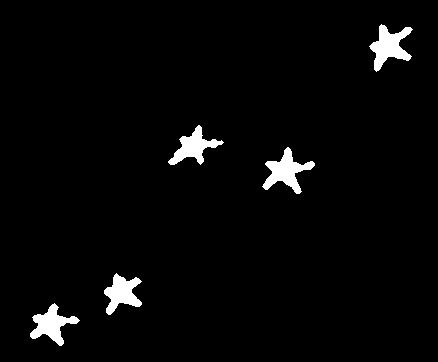
%> input picture assignment/test/Hebblewhite_Ethan_HEB16608921/JustStarFishLeft.jpg, 438 x 362 px
$ octave Task4.m   (GNU Octave 9; MATLAB toolbox functions it lacks are replaced by stand-ins)
%> lines starting %> are read from the running program, lines starting %| are printed output that depends on the picture; in (x1, y1, x2, y2) boxes, pixels count from 0 and x2, y2 are one past the last pixel; in counts of white or black regions, pixels touching at a corner belong together; the program's own positions count from 1
% MATLAB script for Assessment Item-1
% Task-4
clear; close all; clc;

%reads images and sets them to a variable
IMG_1 = imread('JustStarFishLeft.jpg');
%> IMG_1 is the input picture: size 362x438 uint8; min 0, max 255, mean 7.4
IMG_2 = imread('Binary_Image_Of_Original.jpg');
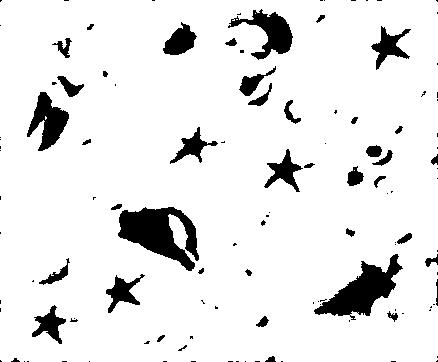
%> input picture assignment/test/Hebblewhite_Ethan_HEB16608921/Binary_Image_Of_Original.jpg, 438 x 362 px
%> IMG_2 is the input picture: size 362x438 uint8; min 0, max 255, mean 231.8

%turns the images into binary images as they seem to have changed from
%binary once saved.
Binary_Image_1 = imbinarize(IMG_1);
%> Binary_Image_1: size 362x438 logical; 2.9% white; 5 white regions, box (x1, y1, x2, y2) and area: (262, 147, 315, 194) 1001, (369, 24, 413, 72) 989, (30, 303, 80, 346) 895, (168, 125, 224, 165) 852, (104, 273, 142, 315) 847
Binary_Image_2 = imbinarize(IMG_2);
%> Binary_Image_2: size 362x438 logical; 91% white; 119 black regions (78 under 20 px), largest, box (x1, y1, x2, y2) and area: (118, 207, 199, 271) 2789, (314, 254, 403, 320) 2327, (228, 9, 293, 60) 1301

%Converts image from 1 being nothing to 1 being something and 0 meaining
%nothing. this is only done with the "Binary_Image_Of_Original" as when it
%is written it was in the opposite to how we want it.
for Y_Loop = 1: 362
    for X_Loop = 1: 438

        if(Binary_Image_2(Y_Loop, X_Loop) == 1)

           Binary_Image_2(Y_Loop, X_Loop) = 0;

        elseif (Binary_Image_2(Y_Loop, X_Loop) == 0)

            Binary_Image_2(Y_Loop, X_Loop) = 1;

        end
    end
end
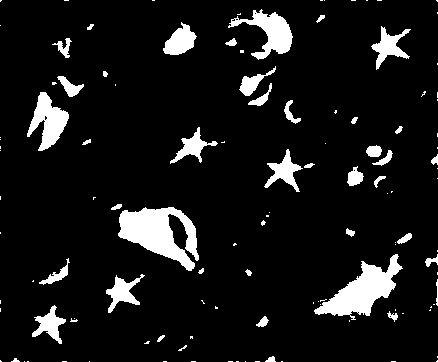
%> Binary_Image_2: size 362x438 logical; 9% white; 119 white regions (78 under 20 px), largest, box (x1, y1, x2, y2) and area: (118, 207, 199, 271) 2789, (314, 254, 403, 320) 2327, (228, 9, 293, 60) 1301


%StarFish boundary and signature creation
B = bwboundaries(Binary_Image_1);
%> B = 5 boundaries; box (x1, y1, x2, y2) and points: (262, 147, 315, 194) 171, (369, 24, 413, 72) 159, (168, 125, 224, 165) 154, (30, 303, 80, 346) 151, (104, 273, 142, 315) 135

%boundary for the star shape
Boundary_Star_Fish = B{1};
%> Boundary_Star_Fish = 151 rows, first 12: [334 31; 333 32; 332 33; 331 34; 330 35; 330 36; 329 37; 328 38; 327 38; 326 39; 325 39; 324 39]

%signature creation for the starfish
%This works out the data for the starfish shape signature, this turns the
%origional data from cartesian to polar data. but before this happens all
%the numbers in column 1 of Boundary_Star_Fish will have the mean of the
%column taken away from evey number in the coloumn then it will have the
%turned from cartesian to polar data, which can now be used for our signatures.
%Theta_StarFish represents an angle
%Radius_starfish represents the radius.
%we minus the mean to

%works out the mean for each column
mean_StarFish_1 = mean(Boundary_Star_Fish(: , 1));
%> mean_StarFish_1 = 325.2
mean_StarFish_2 = mean(Boundary_Star_Fish(: , 2));
%> mean_StarFish_2 = 53.52

[Theta_StarFish, Radius_StarFish] = cart2pol(Boundary_Star_Fish(:,2) - mean_StarFish_2,Boundary_Star_Fish(:,1) - mean_StarFish_1);
%> Theta_StarFish = 151 values, max 3.09 at index 10, min -3.13 at index 11, mean 0.0476; Radius_StarFish = 151 values, max 26.82 at index 79, min 7.05 at index 99, mean 17.08

%other Objects that i have selected from image 2 in the image boundary and signature creation
B = bwboundaries(Binary_Image_2);
%> B = 126 boundaries; largest, box (x1, y1, x2, y2) and points: (118, 207, 199, 271) 329, (314, 254, 403, 320) 291, (228, 9, 293, 60) 239, (27, 92, 69, 151) 182, (371, 26, 411, 70) 160

%boundaries for 4 objects from the image from various locations
Boundary_Object_A = B{14};
%> Boundary_Object_A = 182 rows, first 12: [134 28; 133 29; 132 29; 131 29; 130 30; 129 30; 128 30; 127 31; 126 31; 125 31; 124 32; 123 32]
Boundary_Object_B = B{38};
%> Boundary_Object_B = 97 rows, first 12: [49 164; 49 165; 48 166; 47 166; 46 166; 45 166; 44 166; 43 166; 42 167; 41 168; 41 169; 40 170]
Boundary_Object_C = B{49};
%> Boundary_Object_C = 239 rows, first 12: [27 229; 26 230; 27 231; 26 232; 25 232; 24 231; 24 230; 24 231; 23 232; 22 232; 21 232; 20 232]
Boundary_Object_D = B{70};
%> Boundary_Object_D = 291 rows, first 12: [311 315; 310 316; 310 317; 309 318; 309 319; 308 320; 307 321; 307 322; 307 323; 306 324; 305 323; 304 323]

%means for each column for each object
%object A
mean_Object_A_1 = mean(Boundary_Object_A(:,1));
%> mean_Object_A_1 = 123.2
mean_Object_A_2 = mean(Boundary_Object_A(:,2));
%> mean_Object_A_2 = 46.33

%object B
mean_Object_B_1 = mean(Boundary_Object_B(:,1));
%> mean_Object_B_1 = 40.89
mean_Object_B_2 = mean(Boundary_Object_B(:,2));
%> mean_Object_B_2 = 180.7

%object C
mean_Object_C_1 = mean(Boundary_Object_C(:,1));
%> mean_Object_C_1 = 32.19
mean_Object_C_2 = mean(Boundary_Object_C(:,2));
%> mean_Object_C_2 = 262.5

%object D
mean_Object_D_1 = mean(Boundary_Object_D(:,1));
%> mean_Object_D_1 = 291.8
mean_Object_D_2 = mean(Boundary_Object_D(:,2));
%> mean_Object_D_2 = 362.8

%signature creation for the objects
[Theta_Object_A, Radius_Object_A] = cart2pol(Boundary_Object_A(:,2) - mean_Object_A_2,Boundary_Object_A(:,1) - mean_Object_A_1);
%> Theta_Object_A = 182 values, max 3.09 at index 11, min -3.12 at index 12, mean 0.192; Radius_Object_A = 182 values, max 30.71 at index 42, min 1.29 at index 157, mean 18.89
[Theta_Object_B, Radius_Object_B] = cart2pol(Boundary_Object_B(:,2) - mean_Object_B_2,Boundary_Object_B(:,1) - mean_Object_B_1);
%> Theta_Object_B = 97 values, max 3.13 at index 10, min -3.06 at index 12, mean 0.293; Radius_Object_B = 97 values, max 19.8 at index 93, min 9.09 at index 16, mean 14.45
[Theta_Object_C, Radius_Object_C] = cart2pol(Boundary_Object_C(:,2) - mean_Object_C_2,Boundary_Object_C(:,1) - mean_Object_C_1);
%> Theta_Object_C = 239 values, max 2.02 at index 165, min -3.02 at index 238, mean -0.68; Radius_Object_C = 239 values, max 33.86 at index 1, min 2.68 at index 203, mean 22.29
[Theta_Object_D, Radius_Object_D] = cart2pol(Boundary_Object_D(:,2) - mean_Object_D_2,Boundary_Object_D(:,1) - mean_Object_D_1);
%> Theta_Object_D = 291 values, max 3.13 at index 34, min -3.11 at index 35, mean 0.46; Radius_Object_D = 291 values, max 51.93 at index 290, min 12.28 at index 55, mean 30.26

%show image
%Object D
figure;
%creates the signature for us to see, but assigns it to a variable so we
%can create an image with it later
Object_D_Plot = plot(Theta_Object_D,Radius_Object_D,'m*');
%limits the aspect ratio
axis([-4 4 0 50]);
%sets an X label
xlabel('Radians');
%sets an Y label
ylabel('r');
%gives the figure a title to tell use what its showing us
title('Object D Signature');
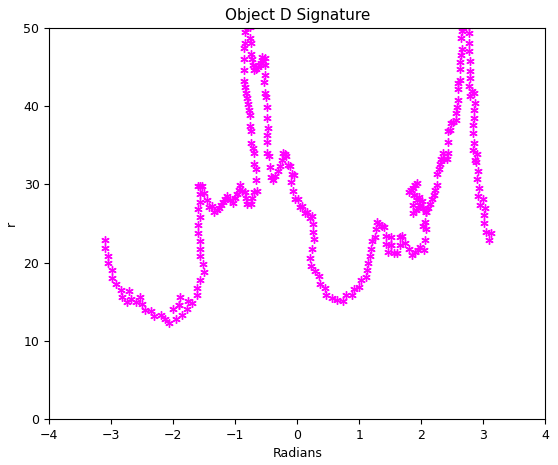
%> figure redrawn from the program's plot data

%Object C
figure;
Object_C_Plot =plot(Theta_Object_C,Radius_Object_C,'r*');
axis([-4 4 0 50]);
xlabel('Radians');
ylabel('r');
title('Object C Signature');

%Object B
figure;
Object_B_Plot = plot(Theta_Object_B,Radius_Object_B,'b*');
axis([-4 4 0 50]);
xlabel('Radians');
ylabel('r');
title('Object B Signature');

%Object A
figure;
Object_A_Plot = plot(Theta_Object_A,Radius_Object_A,'c*');
axis([-4 4 0 50]);
xlabel('Radians');
ylabel('r');
title('Object A Signature');

%StarFish shape signature
figure;
Star_Fish_Plot = plot(Theta_StarFish,Radius_StarFish,'g*');
axis([-4 4 0 50]);
xlabel('Radians');
ylabel('r');
title('Star Fish Shape Signature');
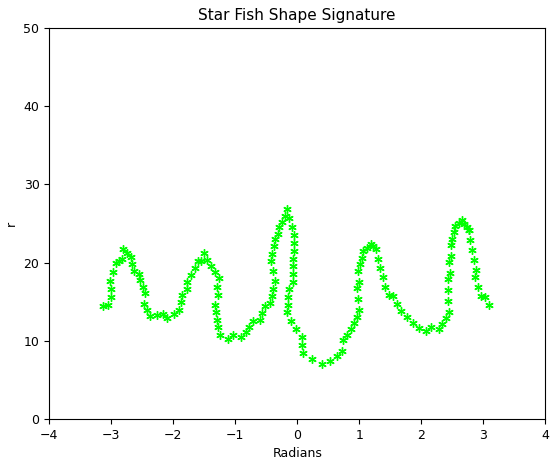
%> figure redrawn from the program's plot data

%all objects and starfish signature
figure;
ALL_Objects_Plot = plot(Theta_StarFish, Radius_StarFish,'g*', Theta_Object_A, Radius_Object_A,'c*',Theta_Object_B, Radius_Object_B,'b*',Theta_Object_C, Radius_Object_C,'r*', Theta_Object_D, Radius_Object_D,'m*');
axis([-4 4 0 50]);
xlabel('Radians');
ylabel('r');
title('This graph shows all the objects signatures and the starfish signature');
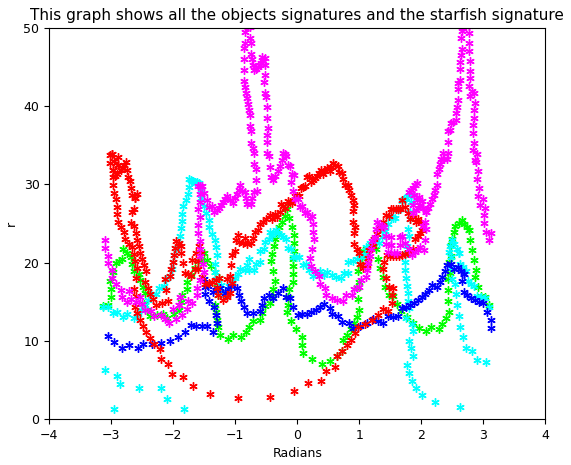
%> figure redrawn from the program's plot data

%Object A,B,C,D image
figure;
imshow(Binary_Image_2);
hold on;
%plot Object_A
plot(Boundary_Object_A(:,2), Boundary_Object_A(:,1),'c','LineWidth', 2);

%plot Object_B
plot(Boundary_Object_B(:,2), Boundary_Object_B(:,1),'b','LineWidth', 2);

%plot Object_C
plot(Boundary_Object_C(:,2), Boundary_Object_C(:,1),'r','LineWidth', 2);

%plot Object_D
plot(Boundary_Object_D(:,2), Boundary_Object_D(:,1),'m','LineWidth', 2);

title('Object image, the coloured objects are the ones being used');
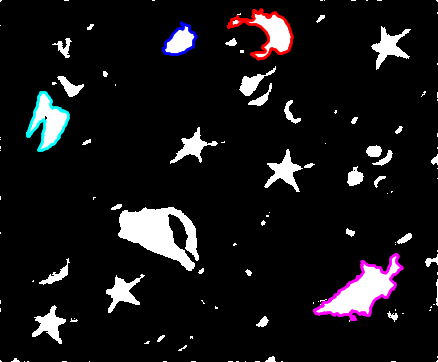
%> figure redrawn from the program's plot data; its title reads 'Object image, the coloured objects are the ones being used'

%StarFish image and the Starfish picked in green
figure;
imshow(Binary_Image_1);
hold on;
plot(Boundary_Star_Fish(:,2), Boundary_Star_Fish(:,1),'g','LineWidth', 2);
title('StarFish image with the starfish used with a green outline');
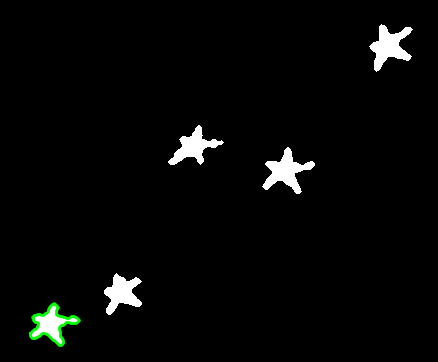
%> figure redrawn from the program's plot data; its title reads 'StarFish image with the starfish used with a green outline'

%Write plots to images
% %All Objects and Starfish
%  saveas(ALL_Objects_Plot,'ALL_Objects_Signature.png');

%Starfish
saveas(Star_Fish_Plot,'Star_Fish_Signature.png');

%Object_A
saveas(Object_A_Plot,'Object_A_Signature.png');

%Object_B
saveas(Object_B_Plot,'Object_B_Signature.png');

%Object_C
saveas(Object_C_Plot,'Object_C_Signature.png');

%Object_D
saveas(Object_D_Plot,'Object_D_Signature.png');
